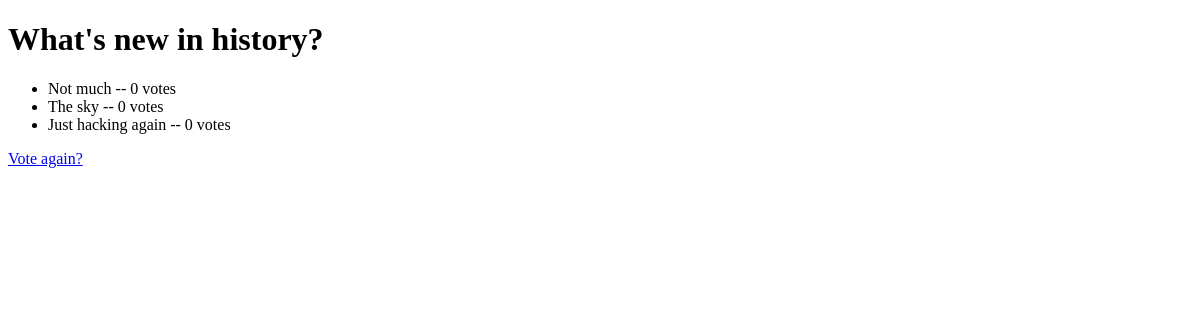
The app's page /polls/1/results/, older data.
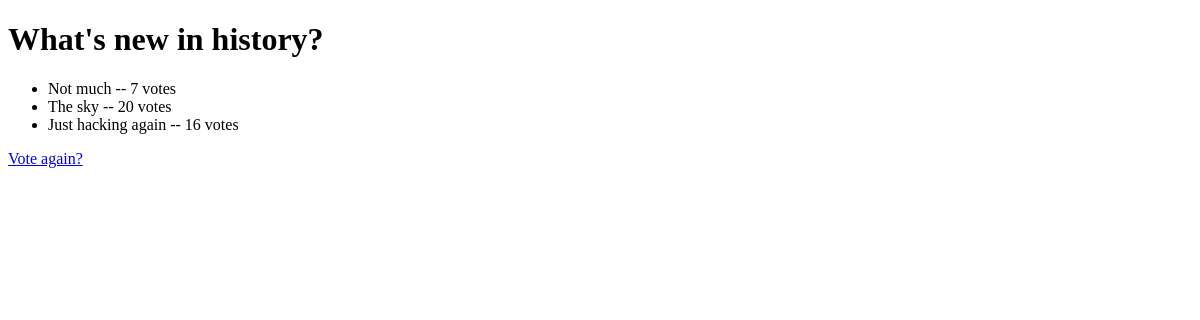
The same page, newer data.
### polls/models.py (models this page shows, shortened)
class Choice(models.Model):
	question = models.ForeignKey(Question, on_delete=models.CASCADE)
	choice_text = models.CharField(max_length=200)
	votes = models.IntegerField(default=0)

### polls/views.py (the view)
# urls.py: url(r'^(?P<pk>[0-9]+)/results/$', views.ResultsView.as_view(), name='results'),
class ResultsView(generic.DetailView):
    model = Question
    template_name = 'polls/results.html'

### polls/templates/polls/results.html (shortened to what this page needs)
<!DOCTYPE html>
<html lang="en">
    <head>
    </head>
    <body>
    <h1>{{ question.question_text }}</h1>
    <ul>
    {% for choice in question.choice_set.all %}
    	<li>{{ choice.choice_text }} -- {{ choice.votes }} vote{{ choice.votes|pluralize }}</li>
    {% endfor %}
    </ul>
    <a href="{% url 'polls:detail' question.id  %}">Vote again?</a>
    </body>
</html>

Row changes from the older to the newer data that the page shows:
changed Choice "Not much": votes "0" → "7"
changed Choice "The sky": votes "0" → "20"
changed Choice "Just hacking again": votes "0" → "16"
